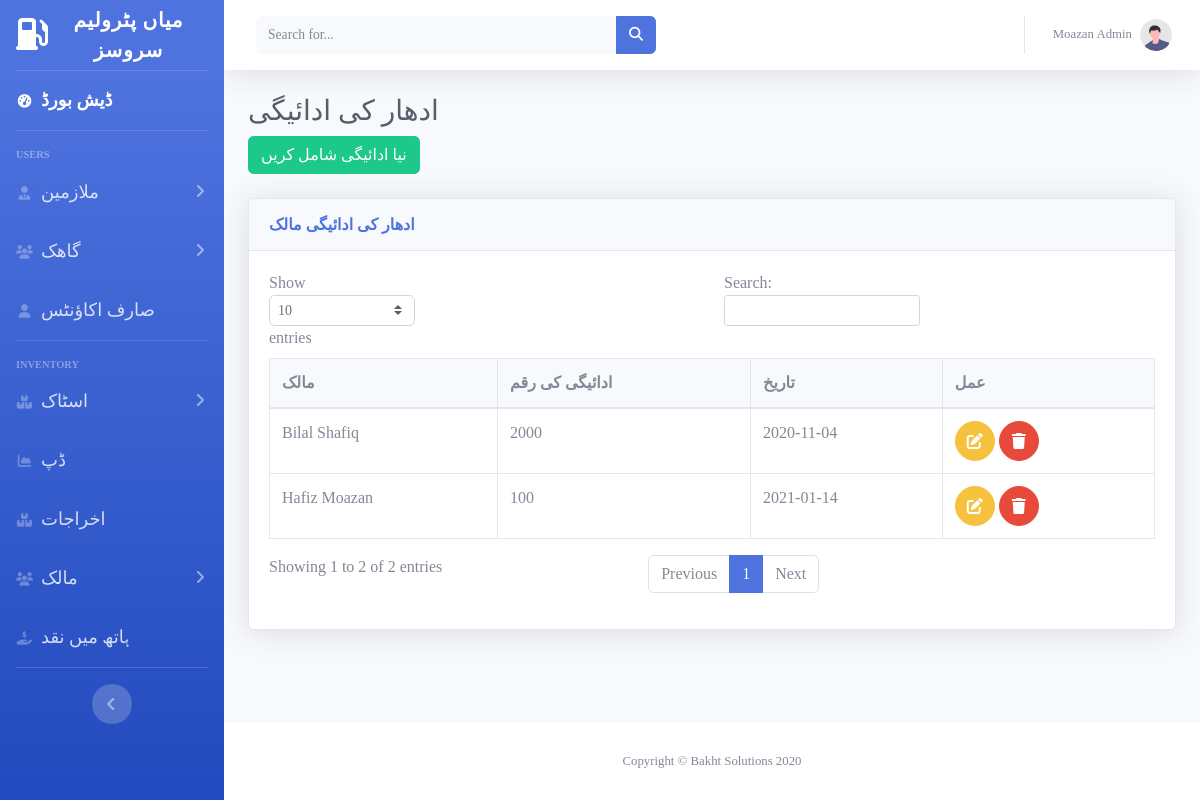
Page /owner_payment.php (signed in) on the committed database.
### tables this page shows
CREATE TABLE `users` (
  `id` int(11) NOT NULL,
  `name` varchar(30) NOT NULL,
  `phoneno` varchar(200) NOT NULL,
  `password` varchar(200) NOT NULL,
  `role` varchar(30) NOT NULL
);

CREATE TABLE `owner_payment` (
  `id` int(11) NOT NULL,
  `p_amount` float NOT NULL,
  `oid` int(11) NOT NULL,
  `date` date NOT NULL
);

CREATE TABLE `owners` (
  `id` int(11) NOT NULL,
  `name` varchar(50) NOT NULL,
  `phoneno` varchar(20) NOT NULL,
  `cnic` varchar(20) NOT NULL,
  `b_amount` float NOT NULL
);

### owner_payment.php (the view, shortened to what this page needs)
<?php session_start();
include "db.php";
include "header.php";
$data = mysqli_query($conn, "SELECT * FROM owner_payment ");
$output = mysqli_fetch_all($data,MYSQLI_ASSOC);
$phoneno=$_SESSION['phoneno'];
$mysql = mysqli_query($conn, "SELECT * FROM users where phoneno=$phoneno and role='admin' ");
$print = mysqli_fetch_assoc($mysql);
if(!$print){
   $dadmin='d-none';
}else{  $dadmin='';}
?>
<body id="page-top">
<div id="wrapper">
<?php include "sidebar.php";?>
    <div id="content-wrapper" class="d-flex flex-column">
        <div id="content">
        <?php include "topbar.php";?>
    <div class="container-fluid">
<h1 class="h3 mb-2 text-gray-800">ادھار کی ادائیگی</h1>
<button class='btn btn-success mr-2'  data-toggle="modal" data-target="#AddpayModal">نیا ادائیگی شامل کریں</button> <br><br>
<div class="card shadow mb-4">
    <div class="card-header py-3">
        <h6 class="m-0 font-weight-bold text-primary">ادھار کی ادائیگی مالک</h6>
    </div>
    <div class="card-body">
        <div class="table-responsive">
            <table class="table table-bordered" id="dataTable" width="100%" cellspacing="0">
                <thead>
                    <tr class='bg-light '>
                        <th>مالک</th>
                        <th>ادائیگی کی رقم</th>
                        <th>تاریخ</th>
                        <th class='<?php echo $dadmin?>'>عمل</th>
                    </tr>
                </thead>
                <tbody>
                    <?php foreach($output as $out) {?>
                    <tr>
                        <td><?php $cid=$out['oid'];  $data3 = mysqli_query($conn, "SELECT * FROM owners where id='$cid'");
                        $output3 = mysqli_fetch_assoc($data3); echo $output3['name'];?></td>
                        <td><?php echo $out['p_amount']?></td>
                        <td><?php echo $out['date']?></td>
                        <td class='<?php echo $dadmin?>'> <a href="#" class="btn btn-warning btn-circle" onclick="GetEModal('<?php echo $out['oid']?>','<?php echo $out['id']?>','<?php echo $out['p_amount']?>','<?php echo $out['date']?>')
                        ;CAlBorrow2('<?php echo $out['oid']?>');"
                         data-toggle="modal" data-target="#editModal">
                                        <i class="fas fa-edit"></i>
                          </a>
                          <a href="" class="btn btn-danger btn-circle" onclick="GetdelModal('<?php echo $out['id']?>')" data-toggle="modal" data-target="#delModal">
                                        <i class="fas fa-trash"></i>
                          </a></td>
                    </tr>
    </div> <?php }?>
        </div>
    </div>
</div>
</div>
</div>
<?php include "footer.php"?>

### topbar.php (shortened to what this page needs)
<?php
 include "db.php";
 $phoneno=$_SESSION['phoneno'];
$mysql = mysqli_query($conn, "SELECT * FROM users where phoneno=$phoneno ");
$print = mysqli_fetch_assoc($mysql);
?>
 <nav class="navbar navbar-expand navbar-light bg-white topbar mb-4 static-top shadow">
<form
    class="d-none d-sm-inline-block form-inline mr-auto ml-md-3 my-2 my-md-0 mw-100 navbar-search">
    <div class="input-group">
        <input type="text" class="form-control bg-light border-0 small" placeholder="Search for..."
            aria-label="Search" aria-describedby="basic-addon2">
        <div class="input-group-append">
            <button class="btn btn-primary" type="button">
                <i class="fas fa-search fa-sm"></i>
            </button>
        </div>
    </div>
</form>
<ul class="navbar-nav ml-auto">
    <li class="nav-item dropdown no-arrow">
        <a class="nav-link dropdown-toggle" href="#" id="userDropdown" role="button"
            data-toggle="dropdown" aria-haspopup="true" aria-expanded="false">
            <span class="mr-2 d-none d-lg-inline text-gray-600 small"><?php echo  $print['name']?></span>
            <img class="img-profile rounded-circle"
                src="img/undraw_profile.svg">
        </a>
    </li>
</ul>
</nav>

### rows in the picture
users: name "Moazan Admin"
owner_payment: oid.name "Bilal Shafiq", p_amount "2000", date "2020-11-04"
owner_payment: oid.name "Hafiz Moazan", p_amount "100", date "2021-01-14"
